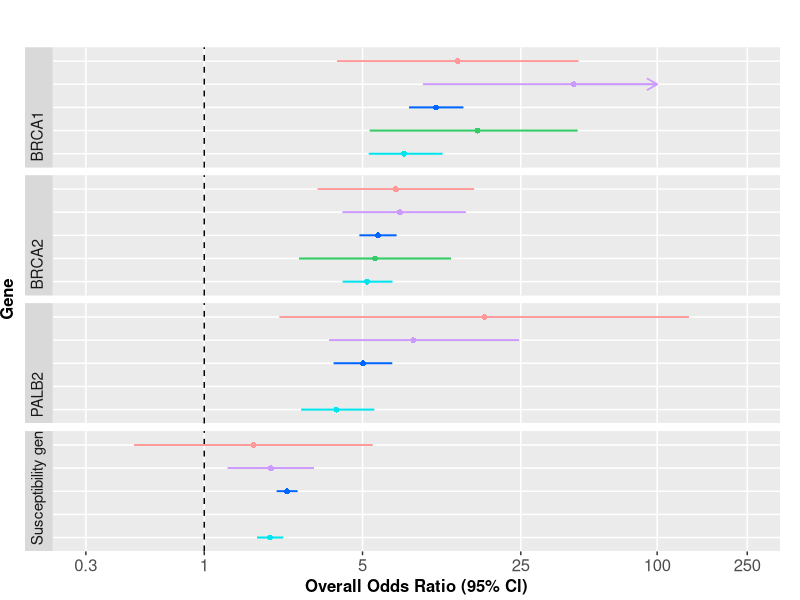
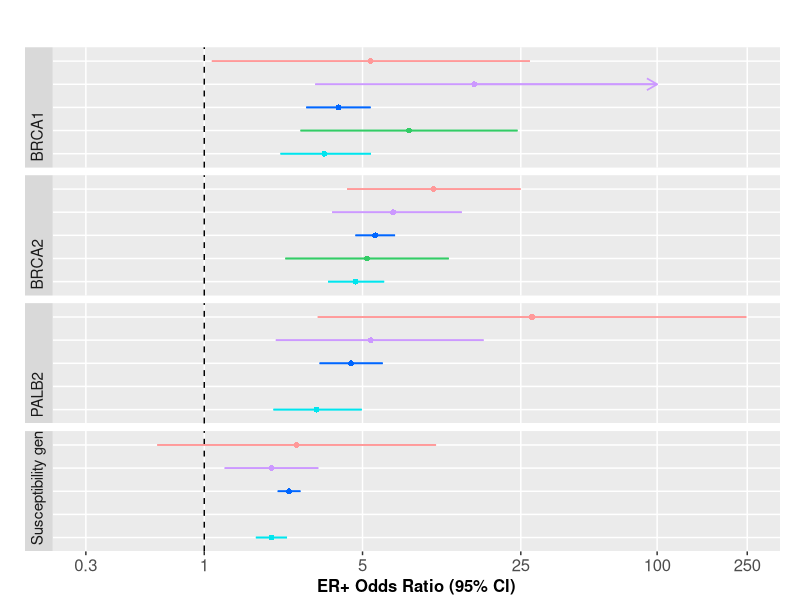
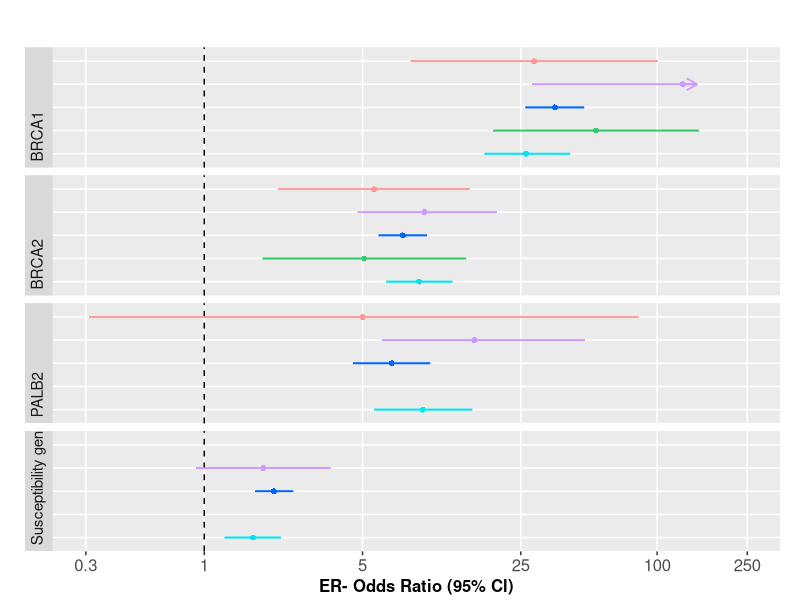
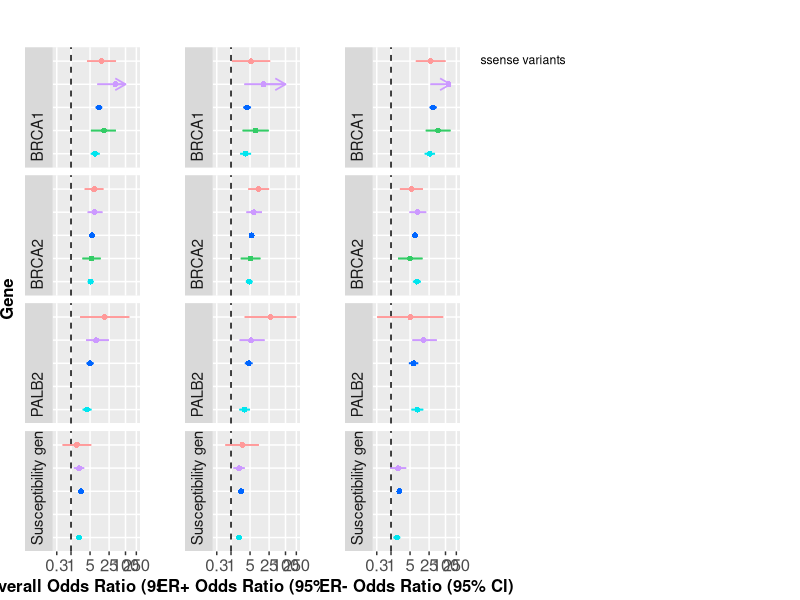

Write the R code that produced these figures, in order.
require(gridExtra)
library(ggplot2)
library(gridExtra)
#install.packages("dplyr")
library(dplyr)

getwd()
setwd("C:/Users/sandovall2/Box/GBHS/GBHS Collaborator Folder/GBHS Projects/Genetic Susceptibility/GBHS BRIDGES/Lorena Plotting Results/GBHS_AA_BCAC_CARRIERS_high_risk_and_mod/updateddata06172021")
#colors in hexadecimal code http://www.sthda.com/english/wiki/colors-in-r
#shapes in geom_point http://www.sthda.com/english/wiki/be-awesome-in-ggplot2-a-practical-guide-to-be-highly-effective-r-software-and-data-visualization
# OVERALL--------------------------------------------------------------------
data_a <- data.frame(read.csv("input_BCAC_AA_GBHS_CARRIERS_overall_06172021.csv")) 

data_a$group <- factor(data_a$group, levels=c("Carriers", "BCAC - Pathogenic missense variants","BCAC - PTV","African American","GBHS"))#, labels=c("MBB", "MAA", "MCC"))

data1_a<- data_a[1:2]
data2_a<- log(data_a[3:5])
data3_a<-data_a[6:13]
data_a<- cbind(data1_a,data2_a,data3_a)
#ORDER of genes top to bottom
data_a$gene <- factor(data_a$gene[1:4], levels = data_a$gene[1:4])
data3a <- data2_a %>% mutate(LCL_l_1 = ifelse(lowerLimit < -2, oddsRatio  -.3, NA),
                             UCL_l_1 = ifelse(upperLimit ==data2_a[1,3],data2_a[1,3]- oddsRatio, NA))#position of row outside limit

data3_a<- data3a[4:5]
data3_a$LCL_l_1<-as.numeric(data3_a$LCL_l_1)
data_a<- cbind(data_a,data3_a)
# ER positive--------------------------------------------------------------------
data_b <- data.frame(read.csv("input_BCAC_AA_GBHS_CARRIERS_ERpos_06172021.csv")) 
data_b$group <- factor(data_b$group, levels=c("Carriers", "BCAC - Pathogenic missense variants","BCAC - PTV","African American","GBHS"))#, labels=c("MBB", "MAA", "MCC"))

data1_b<- data_b[1:2]
data2_b<- log(data_b[3:5])
data3_b<-data_b[6:13]
data_b<- cbind(data1_b,data2_b,data3_b)
#ORDER of genes top to bottom
data_b$gene <- factor(data_b$gene[1:4], levels = data_b$gene[1:4])
data3b <- data2_b %>% mutate(LCL_l_1 = ifelse(lowerLimit < -2, oddsRatio  -.3, NA),
                             UCL_l_1 = ifelse(upperLimit ==data2_b[1,3],data2_b[1,3]- oddsRatio, NA))#position of row outside limit

data3_b<- data3b[4:5]
data3_b$LCL_l_1<-as.numeric(data3_b$LCL_l_1)
data_b<- cbind(data_b,data3_b)
# ER negative--------------------------------------------------------------------
data_c <- data.frame(read.csv("input_BCAC_AA_GBHS_CARRIERS_ERneg_06172021.csv")) 
data_c$group <- factor(data_a$group, levels=c("Carriers", "BCAC - Pathogenic missense variants","BCAC - PTV","African American","GBHS"))#, labels=c("MBB", "MAA", "MCC"))

data1_c<- data_c[1:2]
data2_c<- log(data_c[3:5])
data3_c<-data_c[6:13]
data_c<- cbind(data1_c,data2_c,data3_c)
#ORDER of genes top to bottom
data_c$gene <- factor(data_c$gene[1:4], levels = data_c$gene[1:4])

# add arrow segments, for lower bound, we want to cut off at 0.3, replace lowest GBHS susceptibility OR for -1.203973
# log(0.3) = -1.203973
data2_c[8,2] <- -1.203973
data_c[8,4] <- -1.203973
data3c <- data2_c %>% mutate(LCL_l_1 = ifelse(lowerLimit ==data2_c[8,2], data2_c[8,2] - oddsRatio, NA),
                             UCL_l_1 = ifelse(upperLimit ==data2_c[1,3],data2_c[1,3]- oddsRatio, NA))#position of row outside limit
data3c
data3_c<- data3c[4:5]
data3_c$LCL_l_1<-as.numeric(data3_c$LCL_l_1)
data_c<- cbind(data_c,data3_c)

########## Function to limit to one decimal point, nolonger need, see line 86
#scaleFUN1 <- function(x) sprintf("%.1f", x)
#scaleFUN0 <- function(x) sprintf("%.0f", x)

# OVERALL -------------------------------------------------
#ATM, BARD1,CHECK2,RAD51C, RAD51D, TP53 IN BCAC
a = ggplot(data=data_a,
           aes(x = group,y = oddsRatio, ymin = lowerLimit, ymax = upperLimit ))+
  geom_pointrange(aes(col=group),stroke=0)+
  geom_hline(aes(fill=group),yintercept =0, linetype=2)+
  xlab('Gene')+ ylab("Overall Odds Ratio (95% Cl)")+
  geom_errorbar(aes(ymin=lowerLimit, ymax=upperLimit,col=group),width=0,cex=0.6)+
  facet_wrap(~gene,strip.position="left",nrow=15,scales = "free_y") +
  coord_trans(y = scales::exp_trans()) +
  
  ########### x axis ticks and labels
  scale_y_continuous(breaks = (c(-1.203973,0,1.609438,3.218876, 4.60517, 5.521461)), # removed 5.010635 (150 tick)                      
                     minor_breaks = NULL,
                     labels = c(0.3, 1, 5, 25, 100, 250))+
  
  expand_limits(y=c(-1.203973,5.521461))+
  
  theme(plot.title=element_text(size=9,face="bold"),
        plot.margin = unit(c(1.2,0.5,0.1,0,0.08), "cm"),
        axis.text.y=element_blank(),
        axis.ticks.y=element_blank(),
        axis.text.x=element_text(size=12),
        axis.title=element_text(size=12,face="bold"),
        legend.position = c(4.5,0.85), #USE WHEN THERE ARE 3 PLOTS SIDE-BY-SIDE
        # legend.position = "none",
        # legend.title = element_blank(),
        
        # y axis gene labels listed horizontally,  strip.text.y.left
        strip.text.y= element_text(hjust=0,vjust = 1,angle=0,size =11))+
  
  geom_segment(aes(x = group, xend = group, y = oddsRatio, yend = oddsRatio + UCL_l_1),
               colour="#CC99FF", arrow= arrow(length = unit(0.3, "cm")),size=0.6)+
  scale_color_manual(values = c("GBHS"="#FF9999", "African American"="#CC99FF","BCAC - PTV"="#0066FF","BCAC - Pathogenic missense variants"="#33CC66", "Carriers"="turquoise2"))+
  #                            GBHS RED, AA PURPLE, NIGERIA DARK BLUE
  # add OR bars and points
  geom_point(aes(shape=as.factor(gear)),colour="#CC99FF",size=0.3)+
  geom_point(aes(shape=as.factor(gear2)),colour="#FF9999",size=0.3)+
  geom_point(aes(shape=as.factor(gear3)),colour="#0066FF",size=0.3)+
  geom_point(aes(shape=as.factor(gear4)),colour="#33CC66",size=0.3)+
  geom_point(aes(shape=as.factor(gear5)),colour="turquoise2",size=0.3)+
  
  coord_flip()
a

# ER positive -------------------------------------------------
#ATM, BARD1,CHECK2,RAD51C, RAD51D, TP53 IN BCAC
b = ggplot(data=data_b,
           aes(x = group,y = oddsRatio, ymin = lowerLimit, ymax = upperLimit ))+
  geom_pointrange(aes(col=group),stroke=0)+
  
  geom_hline(aes(fill=group),yintercept =0, linetype=2)+
  labs(y="ER+ Odds Ratio (95% Cl)",x="")+
  geom_errorbar(aes(ymin=lowerLimit, ymax=upperLimit,col=group),width=0,cex=0.6)+
  facet_wrap(~gene,strip.position="left",nrow=15,scales = "free_y") +
  coord_trans(y = scales::exp_trans()) +
  
  ########### x axis ticks and labels
  scale_y_continuous(breaks = (c(-1.203973,0,1.609438,3.218876, 4.60517, 5.521461)), # removed 5.010635 (150 tick)                      
                     minor_breaks = NULL,
                     labels = c(0.3, 1, 5, 25, 100, 250))+
  
  expand_limits(y=c(-1.203973,5.521461))+
  
  theme(plot.title=element_text(size=9,face="bold"),
        plot.margin = unit(c(1.2,0.5,0.1,0,0.08), "cm"),
        axis.text.y=element_blank(),
        axis.ticks.y=element_blank(),
        axis.text.x=element_text(size=12),
        axis.title=element_text(size=12,face="bold"),
        legend.position = "none",
        #legend.text=element_blank(),
        
        # y axis gene labels listed horizontally,  strip.text.y.left
        strip.text.y= element_text(hjust=0,vjust = 1,angle=0,size =11))+
  
  geom_segment(aes(x = group, xend = group, y = oddsRatio, yend = oddsRatio + UCL_l_1),
               colour="#CC99FF", arrow= arrow(length = unit(0.3, "cm")),size=0.6)+
  scale_color_manual(values = c("GBHS"="#FF9999", "African American"="#CC99FF","BCAC - PTV"="#0066FF","BCAC - Pathogenic missense variants"="#33CC66","Carriers"="turquoise2"))+
  #                            GBHS RED, AA PURPLE, NIGERIA DARK BLUE
  
  geom_point(aes(shape=as.factor(gear)),colour="#CC99FF",size=0.3)+
  geom_point(aes(shape=as.factor(gear2)),colour="#FF9999",size=0.3)+
  geom_point(aes(shape=as.factor(gear3)),colour="#0066FF",size=0.3)+
  geom_point(aes(shape=as.factor(gear4)),colour="#33CC66",size=0.3)+
  geom_point(aes(shape=as.factor(gear5)),colour="turquoise2",size=0.3)+
  
  coord_flip()
b
# ER negative -------------------------------------------------
#ATM, BARD1,CHECK2,RAD51C, RAD51D, TP53 IN BCAC 
c = ggplot(data=data_c,
           aes(x = group,y = oddsRatio, ymin = lowerLimit, ymax = upperLimit ))+
  geom_pointrange(aes(col=group),stroke=0)+
  
  geom_hline(aes(fill=group),yintercept =0, linetype=2)+
  labs(y="ER- Odds Ratio (95% Cl)",x="")+
  geom_errorbar(aes(ymin=lowerLimit, ymax=upperLimit,col=group),width=0,cex=0.6)+ 
  facet_wrap(~gene,strip.position="left",nrow=15,scales = "free_y") +
  coord_trans(y = scales::exp_trans()) +
  
  ########### x axis ticks and labels
  scale_y_continuous(breaks = (c(-1.203973,0,1.609438,3.218876, 4.60517, 5.521461)), # removed 5.010635 (150 tick)                      
                     minor_breaks = NULL,
                     labels = c(0.3, 1, 5, 25, 100, 250))+
  
  expand_limits(y=c(-1.203973,5.521461))+
  
  theme(plot.title=element_text(size=9,face="bold"),
        plot.margin = unit(c(1.2,0.5,0.1,0,0.08), "cm"),
        axis.text.y=element_blank(),
        axis.ticks.y=element_blank(),
        axis.text.x=element_text(size=12),
        axis.title=element_text(size=12,face="bold"),
        legend.position = "none",
        #legend.text=element_blank(),
        
        # y axis gene labels listed horizontally,  strip.text.y.left
        strip.text.y= element_text(hjust=0,vjust = 1,angle=0,size =11))+
  
  geom_segment(aes(x = group, xend = group, y = oddsRatio, yend = oddsRatio + UCL_l_1), 
               colour="#CC99FF", arrow= arrow(length = unit(0.3, "cm")),size=0.6)+
  geom_segment(aes(x = group, xend = group, y = oddsRatio, yend = oddsRatio + LCL_l_1), 
               colour="#FF9999", arrow= arrow(length = unit(0.3, "cm")),size=0.6)+
  scale_color_manual(values = c("GBHS"="#FF9999", "African American"="#CC99FF","BCAC - PTV"="#0066FF","BCAC - Pathogenic missense variants"="#33CC66","Carriers"="turquoise2"))+
  #                            GBHS RED, AA PURPLE, NIGERIA DARK BLUE
  
  geom_point(aes(shape=as.factor(gear)),colour="#CC99FF",size=0.3)+
  geom_point(aes(shape=as.factor(gear2)),colour="#FF9999",size=0.3)+
  geom_point(aes(shape=as.factor(gear3)),colour="#0066FF",size=0.3)+
  geom_point(aes(shape=as.factor(gear4)),colour="#33CC66",size=0.3)+
  geom_point(aes(shape=as.factor(gear5)),colour="turquoise2",size=0.3)+
  
  coord_flip()
#c= c +  geom_point(aes(gene,oddsRatio, shape=as.factor(gear)))
c
grid.arrange(a,b,c,ncol=5)
